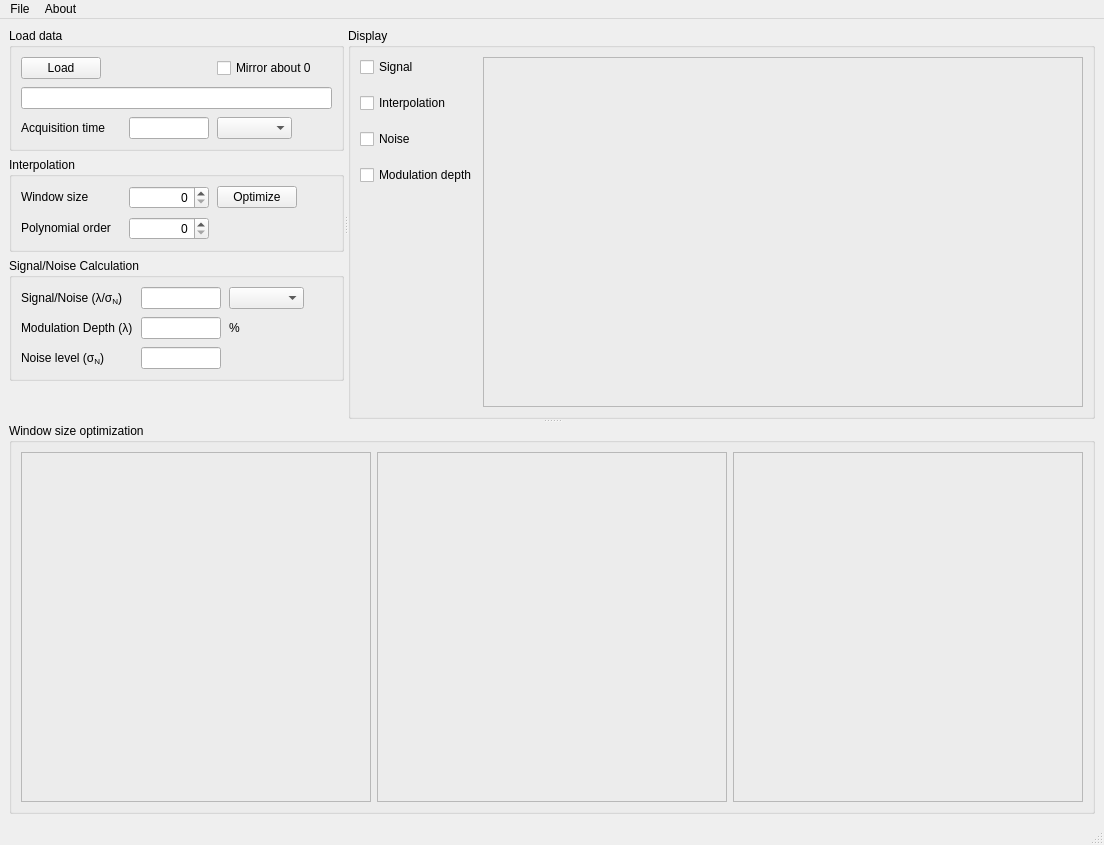
<?xml version="1.0" encoding="UTF-8"?>
<ui version="4.0">
 <class>MainWindow</class>
 <widget class="QMainWindow" name="MainWindow">
  <property name="geometry">
   <rect>
    <x>0</x>
    <y>0</y>
    <width>1100</width>
    <height>831</height>
   </rect>
  </property>
  <property name="windowTitle">
   <string>Signal/Noise Calculator</string>
  </property>
  <widget class="QWidget" name="centralwidget">
   <layout class="QVBoxLayout" name="verticalLayout_6">
    <item>
     <widget class="QSplitter" name="splitter_2">
      <property name="orientation">
       <enum>Qt::Vertical</enum>
      </property>
      <widget class="QSplitter" name="splitter">
       <property name="sizePolicy">
        <sizepolicy hsizetype="Expanding" vsizetype="Expanding">
         <horstretch>0</horstretch>
         <verstretch>0</verstretch>
        </sizepolicy>
       </property>
       <property name="orientation">
        <enum>Qt::Horizontal</enum>
       </property>
       <widget class="QWidget" name="layoutWidget">
        <layout class="QVBoxLayout" name="verticalLayout_5">
         <item>
          <widget class="QGroupBox" name="groupBox_loaddata">
           <property name="sizePolicy">
            <sizepolicy hsizetype="Expanding" vsizetype="Fixed">
             <horstretch>0</horstretch>
             <verstretch>0</verstretch>
            </sizepolicy>
           </property>
           <property name="font">
            <font>
             <weight>50</weight>
             <bold>false</bold>
             <kerning>true</kerning>
            </font>
           </property>
           <property name="title">
            <string>Load data</string>
           </property>
           <layout class="QVBoxLayout" name="verticalLayout_3">
            <item>
             <layout class="QGridLayout" name="gridLayout_3" columnminimumwidth="100,80,80,0">
              <property name="spacing">
               <number>8</number>
              </property>
              <item row="3" column="1">
               <widget class="QLineEdit" name="lineEdit_time">
                <property name="sizePolicy">
                 <sizepolicy hsizetype="Fixed" vsizetype="Fixed">
                  <horstretch>0</horstretch>
                  <verstretch>0</verstretch>
                 </sizepolicy>
                </property>
                <property name="maximumSize">
                 <size>
                  <width>80</width>
                  <height>16777215</height>
                 </size>
                </property>
                <property name="alignment">
                 <set>Qt::AlignRight|Qt::AlignTrailing|Qt::AlignVCenter</set>
                </property>
               </widget>
              </item>
              <item row="2" column="0" colspan="4">
               <widget class="QLineEdit" name="lineEdit_path">
                <property name="sizePolicy">
                 <sizepolicy hsizetype="Expanding" vsizetype="Fixed">
                  <horstretch>0</horstretch>
                  <verstretch>0</verstretch>
                 </sizepolicy>
                </property>
               </widget>
              </item>
              <item row="3" column="2">
               <widget class="QComboBox" name="comboBox_time">
                <property name="sizePolicy">
                 <sizepolicy hsizetype="Fixed" vsizetype="Fixed">
                  <horstretch>0</horstretch>
                  <verstretch>0</verstretch>
                 </sizepolicy>
                </property>
                <property name="minimumSize">
                 <size>
                  <width>75</width>
                  <height>0</height>
                 </size>
                </property>
               </widget>
              </item>
              <item row="3" column="3">
               <spacer name="horizontalSpacer_5">
                <property name="orientation">
                 <enum>Qt::Horizontal</enum>
                </property>
                <property name="sizeHint" stdset="0">
                 <size>
                  <width>40</width>
                  <height>20</height>
                 </size>
                </property>
               </spacer>
              </item>
              <item row="1" column="0">
               <widget class="QPushButton" name="pushButton_load">
                <property name="sizePolicy">
                 <sizepolicy hsizetype="Fixed" vsizetype="Fixed">
                  <horstretch>0</horstretch>
                  <verstretch>0</verstretch>
                 </sizepolicy>
                </property>
                <property name="font">
                 <font>
                  <weight>50</weight>
                  <bold>false</bold>
                 </font>
                </property>
                <property name="text">
                 <string>Load</string>
                </property>
               </widget>
              </item>
              <item row="1" column="2">
               <widget class="QCheckBox" name="checkBox_mirror">
                <property name="sizePolicy">
                 <sizepolicy hsizetype="Fixed" vsizetype="Fixed">
                  <horstretch>0</horstretch>
                  <verstretch>0</verstretch>
                 </sizepolicy>
                </property>
                <property name="font">
                 <font>
                  <weight>50</weight>
                  <bold>false</bold>
                 </font>
                </property>
                <property name="text">
                 <string>Mirror about 0</string>
                </property>
               </widget>
              </item>
              <item row="1" column="3">
               <spacer name="horizontalSpacer_6">
                <property name="orientation">
                 <enum>Qt::Horizontal</enum>
                </property>
                <property name="sizeHint" stdset="0">
                 <size>
                  <width>40</width>
                  <height>20</height>
                 </size>
                </property>
               </spacer>
              </item>
              <item row="3" column="0">
               <widget class="QLabel" name="label_time">
                <property name="sizePolicy">
                 <sizepolicy hsizetype="Fixed" vsizetype="Fixed">
                  <horstretch>0</horstretch>
                  <verstretch>0</verstretch>
                 </sizepolicy>
                </property>
                <property name="font">
                 <font>
                  <weight>50</weight>
                  <bold>false</bold>
                 </font>
                </property>
                <property name="text">
                 <string>Acquisition time</string>
                </property>
               </widget>
              </item>
              <item row="1" column="1">
               <spacer name="horizontalSpacer_4">
                <property name="orientation">
                 <enum>Qt::Horizontal</enum>
                </property>
                <property name="sizeType">
                 <enum>QSizePolicy::Fixed</enum>
                </property>
                <property name="sizeHint" stdset="0">
                 <size>
                  <width>40</width>
                  <height>20</height>
                 </size>
                </property>
               </spacer>
              </item>
             </layout>
            </item>
           </layout>
          </widget>
         </item>
         <item>
          <widget class="QGroupBox" name="groupBox_interpolation">
           <property name="sizePolicy">
            <sizepolicy hsizetype="Expanding" vsizetype="Fixed">
             <horstretch>0</horstretch>
             <verstretch>0</verstretch>
            </sizepolicy>
           </property>
           <property name="font">
            <font>
             <weight>50</weight>
             <bold>false</bold>
            </font>
           </property>
           <property name="title">
            <string>Interpolation</string>
           </property>
           <layout class="QVBoxLayout" name="verticalLayout_2">
            <item>
             <layout class="QGridLayout" name="gridLayout" columnminimumwidth="100,80,80,0">
              <property name="spacing">
               <number>8</number>
              </property>
              <item row="0" column="0">
               <widget class="QLabel" name="label_window">
                <property name="sizePolicy">
                 <sizepolicy hsizetype="Fixed" vsizetype="Fixed">
                  <horstretch>0</horstretch>
                  <verstretch>0</verstretch>
                 </sizepolicy>
                </property>
                <property name="font">
                 <font>
                  <weight>50</weight>
                  <bold>false</bold>
                 </font>
                </property>
                <property name="text">
                 <string>Window size</string>
                </property>
               </widget>
              </item>
              <item row="0" column="1">
               <widget class="QSpinBox" name="spinBox_window">
                <property name="sizePolicy">
                 <sizepolicy hsizetype="Fixed" vsizetype="Fixed">
                  <horstretch>0</horstretch>
                  <verstretch>0</verstretch>
                 </sizepolicy>
                </property>
                <property name="minimumSize">
                 <size>
                  <width>80</width>
                  <height>0</height>
                 </size>
                </property>
                <property name="font">
                 <font>
                  <weight>50</weight>
                  <bold>false</bold>
                 </font>
                </property>
                <property name="tabletTracking">
                 <bool>false</bool>
                </property>
                <property name="layoutDirection">
                 <enum>Qt::LeftToRight</enum>
                </property>
                <property name="alignment">
                 <set>Qt::AlignRight|Qt::AlignTrailing|Qt::AlignVCenter</set>
                </property>
                <property name="suffix">
                 <string notr="true"/>
                </property>
                <property name="value">
                 <number>0</number>
                </property>
               </widget>
              </item>
              <item row="0" column="2">
               <widget class="QPushButton" name="pushButton_optimize">
                <property name="sizePolicy">
                 <sizepolicy hsizetype="Fixed" vsizetype="Fixed">
                  <horstretch>0</horstretch>
                  <verstretch>0</verstretch>
                 </sizepolicy>
                </property>
                <property name="font">
                 <font>
                  <weight>50</weight>
                  <bold>false</bold>
                 </font>
                </property>
                <property name="text">
                 <string>Optimize</string>
                </property>
               </widget>
              </item>
              <item row="0" column="3">
               <spacer name="horizontalSpacer">
                <property name="orientation">
                 <enum>Qt::Horizontal</enum>
                </property>
                <property name="sizeHint" stdset="0">
                 <size>
                  <width>40</width>
                  <height>20</height>
                 </size>
                </property>
               </spacer>
              </item>
              <item row="1" column="0">
               <widget class="QLabel" name="label_order">
                <property name="sizePolicy">
                 <sizepolicy hsizetype="Fixed" vsizetype="Fixed">
                  <horstretch>0</horstretch>
                  <verstretch>0</verstretch>
                 </sizepolicy>
                </property>
                <property name="font">
                 <font>
                  <weight>50</weight>
                  <bold>false</bold>
                 </font>
                </property>
                <property name="text">
                 <string>Polynomial order</string>
                </property>
               </widget>
              </item>
              <item row="1" column="1">
               <widget class="QSpinBox" name="spinBox_order">
                <property name="sizePolicy">
                 <sizepolicy hsizetype="Fixed" vsizetype="Fixed">
                  <horstretch>0</horstretch>
                  <verstretch>0</verstretch>
                 </sizepolicy>
                </property>
                <property name="minimumSize">
                 <size>
                  <width>80</width>
                  <height>0</height>
                 </size>
                </property>
                <property name="font">
                 <font>
                  <weight>50</weight>
                  <bold>false</bold>
                 </font>
                </property>
                <property name="alignment">
                 <set>Qt::AlignRight|Qt::AlignTrailing|Qt::AlignVCenter</set>
                </property>
               </widget>
              </item>
              <item row="1" column="3">
               <spacer name="horizontalSpacer_2">
                <property name="orientation">
                 <enum>Qt::Horizontal</enum>
                </property>
                <property name="sizeHint" stdset="0">
                 <size>
                  <width>40</width>
                  <height>20</height>
                 </size>
                </property>
               </spacer>
              </item>
             </layout>
            </item>
           </layout>
          </widget>
         </item>
         <item>
          <widget class="QGroupBox" name="groupBox_snr">
           <property name="sizePolicy">
            <sizepolicy hsizetype="Expanding" vsizetype="Fixed">
             <horstretch>0</horstretch>
             <verstretch>0</verstretch>
            </sizepolicy>
           </property>
           <property name="font">
            <font>
             <weight>50</weight>
             <bold>false</bold>
            </font>
           </property>
           <property name="title">
            <string>Signal/Noise Calculation</string>
           </property>
           <layout class="QVBoxLayout" name="verticalLayout">
            <item>
             <layout class="QGridLayout" name="gridLayout_2" columnminimumwidth="100,80,80,0">
              <property name="spacing">
               <number>8</number>
              </property>
              <item row="0" column="2">
               <widget class="QComboBox" name="comboBox_snr">
                <property name="sizePolicy">
                 <sizepolicy hsizetype="Fixed" vsizetype="Fixed">
                  <horstretch>0</horstretch>
                  <verstretch>0</verstretch>
                 </sizepolicy>
                </property>
                <property name="minimumSize">
                 <size>
                  <width>75</width>
                  <height>0</height>
                 </size>
                </property>
               </widget>
              </item>
              <item row="0" column="3">
               <spacer name="horizontalSpacer_3">
                <property name="orientation">
                 <enum>Qt::Horizontal</enum>
                </property>
                <property name="sizeHint" stdset="0">
                 <size>
                  <width>40</width>
                  <height>20</height>
                 </size>
                </property>
               </spacer>
              </item>
              <item row="0" column="1">
               <widget class="QLineEdit" name="lineEdit_snr">
                <property name="sizePolicy">
                 <sizepolicy hsizetype="Fixed" vsizetype="Fixed">
                  <horstretch>0</horstretch>
                  <verstretch>0</verstretch>
                 </sizepolicy>
                </property>
                <property name="minimumSize">
                 <size>
                  <width>0</width>
                  <height>0</height>
                 </size>
                </property>
                <property name="maximumSize">
                 <size>
                  <width>80</width>
                  <height>16777215</height>
                 </size>
                </property>
                <property name="contextMenuPolicy">
                 <enum>Qt::CustomContextMenu</enum>
                </property>
                <property name="alignment">
                 <set>Qt::AlignRight|Qt::AlignTrailing|Qt::AlignVCenter</set>
                </property>
               </widget>
              </item>
              <item row="0" column="0">
               <widget class="QLabel" name="label_snr">
                <property name="sizePolicy">
                 <sizepolicy hsizetype="Fixed" vsizetype="Fixed">
                  <horstretch>0</horstretch>
                  <verstretch>0</verstretch>
                 </sizepolicy>
                </property>
                <property name="font">
                 <font>
                  <weight>50</weight>
                  <bold>false</bold>
                 </font>
                </property>
                <property name="text">
                 <string>&lt;html&gt;&lt;head/&gt;&lt;body&gt;&lt;p&gt;Signal/Noise (λ/σ&lt;span style=&quot; vertical-align:sub;&quot;&gt;N&lt;/span&gt;)&lt;/p&gt;&lt;/body&gt;&lt;/html&gt;</string>
                </property>
               </widget>
              </item>
              <item row="2" column="3">
               <spacer name="horizontalSpacer_7">
                <property name="orientation">
                 <enum>Qt::Horizontal</enum>
                </property>
                <property name="sizeHint" stdset="0">
                 <size>
                  <width>40</width>
                  <height>20</height>
                 </size>
                </property>
               </spacer>
              </item>
              <item row="2" column="0">
               <widget class="QLabel" name="label_noise_std">
                <property name="text">
                 <string>&lt;html&gt;&lt;head/&gt;&lt;body&gt;&lt;p&gt;Noise level (σ&lt;span style=&quot; vertical-align:sub;&quot;&gt;N&lt;/span&gt;)&lt;/p&gt;&lt;/body&gt;&lt;/html&gt;</string>
                </property>
               </widget>
              </item>
              <item row="2" column="1">
               <widget class="QLineEdit" name="lineEdit_noise_std">
                <property name="sizePolicy">
                 <sizepolicy hsizetype="Fixed" vsizetype="Fixed">
                  <horstretch>0</horstretch>
                  <verstretch>0</verstretch>
                 </sizepolicy>
                </property>
                <property name="maximumSize">
                 <size>
                  <width>80</width>
                  <height>16777215</height>
                 </size>
                </property>
                <property name="alignment">
                 <set>Qt::AlignRight|Qt::AlignTrailing|Qt::AlignVCenter</set>
                </property>
               </widget>
              </item>
              <item row="1" column="0">
               <widget class="QLabel" name="label_modulation_depth">
                <property name="sizePolicy">
                 <sizepolicy hsizetype="Fixed" vsizetype="Fixed">
                  <horstretch>0</horstretch>
                  <verstretch>0</verstretch>
                 </sizepolicy>
                </property>
                <property name="font">
                 <font>
                  <weight>50</weight>
                  <bold>false</bold>
                 </font>
                </property>
                <property name="text">
                 <string>Modulation Depth (λ)</string>
                </property>
               </widget>
              </item>
              <item row="1" column="1">
               <widget class="QLineEdit" name="lineEdit_modulation_depth">
                <property name="sizePolicy">
                 <sizepolicy hsizetype="Fixed" vsizetype="Fixed">
                  <horstretch>0</horstretch>
                  <verstretch>0</verstretch>
                 </sizepolicy>
                </property>
                <property name="maximumSize">
                 <size>
                  <width>80</width>
                  <height>16777215</height>
                 </size>
                </property>
                <property name="alignment">
                 <set>Qt::AlignRight|Qt::AlignTrailing|Qt::AlignVCenter</set>
                </property>
               </widget>
              </item>
              <item row="1" column="2">
               <widget class="QLabel" name="label">
                <property name="sizePolicy">
                 <sizepolicy hsizetype="Fixed" vsizetype="Fixed">
                  <horstretch>0</horstretch>
                  <verstretch>0</verstretch>
                 </sizepolicy>
                </property>
                <property name="font">
                 <font>
                  <weight>50</weight>
                  <bold>false</bold>
                 </font>
                </property>
                <property name="text">
                 <string>%</string>
                </property>
               </widget>
              </item>
              <item row="1" column="3">
               <spacer name="horizontalSpacer_8">
                <property name="orientation">
                 <enum>Qt::Horizontal</enum>
                </property>
                <property name="sizeHint" stdset="0">
                 <size>
                  <width>40</width>
                  <height>20</height>
                 </size>
                </property>
               </spacer>
              </item>
             </layout>
            </item>
           </layout>
          </widget>
         </item>
         <item>
          <spacer name="verticalSpacer">
           <property name="orientation">
            <enum>Qt::Vertical</enum>
           </property>
           <property name="sizeHint" stdset="0">
            <size>
             <width>17</width>
             <height>15</height>
            </size>
           </property>
          </spacer>
         </item>
        </layout>
       </widget>
       <widget class="QGroupBox" name="groupBox_display">
        <property name="sizePolicy">
         <sizepolicy hsizetype="Expanding" vsizetype="Expanding">
          <horstretch>0</horstretch>
          <verstretch>0</verstretch>
         </sizepolicy>
        </property>
        <property name="font">
         <font>
          <weight>50</weight>
          <bold>false</bold>
         </font>
        </property>
        <property name="title">
         <string>Display</string>
        </property>
        <layout class="QHBoxLayout" name="horizontalLayout">
         <item>
          <layout class="QVBoxLayout" name="verticalLayout_4">
           <property name="spacing">
            <number>16</number>
           </property>
           <item>
            <widget class="QCheckBox" name="checkBox_signal">
             <property name="sizePolicy">
              <sizepolicy hsizetype="Fixed" vsizetype="Fixed">
               <horstretch>0</horstretch>
               <verstretch>0</verstretch>
              </sizepolicy>
             </property>
             <property name="font">
              <font>
               <weight>50</weight>
               <bold>false</bold>
              </font>
             </property>
             <property name="text">
              <string>Signal</string>
             </property>
            </widget>
           </item>
           <item>
            <widget class="QCheckBox" name="checkBox_interpolation">
             <property name="sizePolicy">
              <sizepolicy hsizetype="Fixed" vsizetype="Fixed">
               <horstretch>0</horstretch>
               <verstretch>0</verstretch>
              </sizepolicy>
             </property>
             <property name="font">
              <font>
               <weight>50</weight>
               <bold>false</bold>
              </font>
             </property>
             <property name="text">
              <string>Interpolation</string>
             </property>
            </widget>
           </item>
           <item>
            <widget class="QCheckBox" name="checkBox_noise">
             <property name="sizePolicy">
              <sizepolicy hsizetype="Fixed" vsizetype="Fixed">
               <horstretch>0</horstretch>
               <verstretch>0</verstretch>
              </sizepolicy>
             </property>
             <property name="font">
              <font>
               <weight>50</weight>
               <bold>false</bold>
              </font>
             </property>
             <property name="text">
              <string>Noise</string>
             </property>
            </widget>
           </item>
           <item>
            <widget class="QCheckBox" name="checkBox_modulation_depth">
             <property name="sizePolicy">
              <sizepolicy hsizetype="Fixed" vsizetype="Fixed">
               <horstretch>0</horstretch>
               <verstretch>0</verstretch>
              </sizepolicy>
             </property>
             <property name="font">
              <font>
               <weight>50</weight>
               <bold>false</bold>
              </font>
             </property>
             <property name="text">
              <string>Modulation depth</string>
             </property>
            </widget>
           </item>
           <item>
            <spacer name="verticalSpacer_2">
             <property name="orientation">
              <enum>Qt::Vertical</enum>
             </property>
             <property name="sizeHint" stdset="0">
              <size>
               <width>20</width>
               <height>40</height>
              </size>
             </property>
            </spacer>
           </item>
          </layout>
         </item>
         <item>
          <widget class="QFrame" name="frame_signal">
           <property name="sizePolicy">
            <sizepolicy hsizetype="Expanding" vsizetype="Expanding">
             <horstretch>0</horstretch>
             <verstretch>0</verstretch>
            </sizepolicy>
           </property>
           <property name="minimumSize">
            <size>
             <width>600</width>
             <height>350</height>
            </size>
           </property>
           <property name="frameShape">
            <enum>QFrame::StyledPanel</enum>
           </property>
           <property name="frameShadow">
            <enum>QFrame::Raised</enum>
           </property>
          </widget>
         </item>
        </layout>
       </widget>
      </widget>
      <widget class="QGroupBox" name="groupBox_windowsize">
       <property name="sizePolicy">
        <sizepolicy hsizetype="Expanding" vsizetype="Expanding">
         <horstretch>0</horstretch>
         <verstretch>0</verstretch>
        </sizepolicy>
       </property>
       <property name="minimumSize">
        <size>
         <width>0</width>
         <height>0</height>
        </size>
       </property>
       <property name="font">
        <font>
         <weight>50</weight>
         <bold>false</bold>
        </font>
       </property>
       <property name="title">
        <string>Window size optimization</string>
       </property>
       <layout class="QGridLayout" name="gridLayout_4">
        <item row="0" column="0">
         <widget class="QFrame" name="frame_noise">
          <property name="sizePolicy">
           <sizepolicy hsizetype="Expanding" vsizetype="Expanding">
            <horstretch>0</horstretch>
            <verstretch>0</verstretch>
           </sizepolicy>
          </property>
          <property name="minimumSize">
           <size>
            <width>350</width>
            <height>350</height>
           </size>
          </property>
          <property name="frameShape">
           <enum>QFrame::StyledPanel</enum>
          </property>
          <property name="frameShadow">
           <enum>QFrame::Raised</enum>
          </property>
         </widget>
        </item>
        <item row="0" column="1">
         <widget class="QFrame" name="frame_msd">
          <property name="sizePolicy">
           <sizepolicy hsizetype="Expanding" vsizetype="Expanding">
            <horstretch>0</horstretch>
            <verstretch>0</verstretch>
           </sizepolicy>
          </property>
          <property name="minimumSize">
           <size>
            <width>350</width>
            <height>350</height>
           </size>
          </property>
          <property name="frameShape">
           <enum>QFrame::StyledPanel</enum>
          </property>
          <property name="frameShadow">
           <enum>QFrame::Raised</enum>
          </property>
         </widget>
        </item>
        <item row="0" column="2">
         <widget class="QFrame" name="frame_snr">
          <property name="sizePolicy">
           <sizepolicy hsizetype="Expanding" vsizetype="Expanding">
            <horstretch>0</horstretch>
            <verstretch>0</verstretch>
           </sizepolicy>
          </property>
          <property name="minimumSize">
           <size>
            <width>350</width>
            <height>350</height>
           </size>
          </property>
          <property name="frameShape">
           <enum>QFrame::StyledPanel</enum>
          </property>
          <property name="frameShadow">
           <enum>QFrame::Raised</enum>
          </property>
         </widget>
        </item>
       </layout>
      </widget>
     </widget>
    </item>
   </layout>
  </widget>
  <widget class="QMenuBar" name="menubar">
   <property name="geometry">
    <rect>
     <x>0</x>
     <y>0</y>
     <width>1100</width>
     <height>21</height>
    </rect>
   </property>
   <widget class="QMenu" name="menuFile">
    <property name="title">
     <string>File</string>
    </property>
    <widget class="QMenu" name="menuSave">
     <property name="title">
      <string>Save</string>
     </property>
     <addaction name="actionSave_snr"/>
     <addaction name="actionSave_interpolation"/>
    </widget>
    <addaction name="actionLoad"/>
    <addaction name="menuSave"/>
    <addaction name="separator"/>
    <addaction name="actionExit"/>
   </widget>
   <widget class="QMenu" name="menuAbout">
    <property name="title">
     <string>About</string>
    </property>
    <addaction name="actionAbout"/>
   </widget>
   <addaction name="menuFile"/>
   <addaction name="menuAbout"/>
  </widget>
  <widget class="QStatusBar" name="statusbar"/>
  <action name="actionLoad">
   <property name="text">
    <string>Load</string>
   </property>
  </action>
  <action name="actionExit">
   <property name="text">
    <string>Exit</string>
   </property>
  </action>
  <action name="actionAbout">
   <property name="text">
    <string>About</string>
   </property>
  </action>
  <action name="actionSave_snr">
   <property name="text">
    <string>Signal/Noise</string>
   </property>
  </action>
  <action name="actionSave_interpolation">
   <property name="text">
    <string>Interpolation</string>
   </property>
  </action>
 </widget>
 <resources/>
 <connections/>
</ui>
